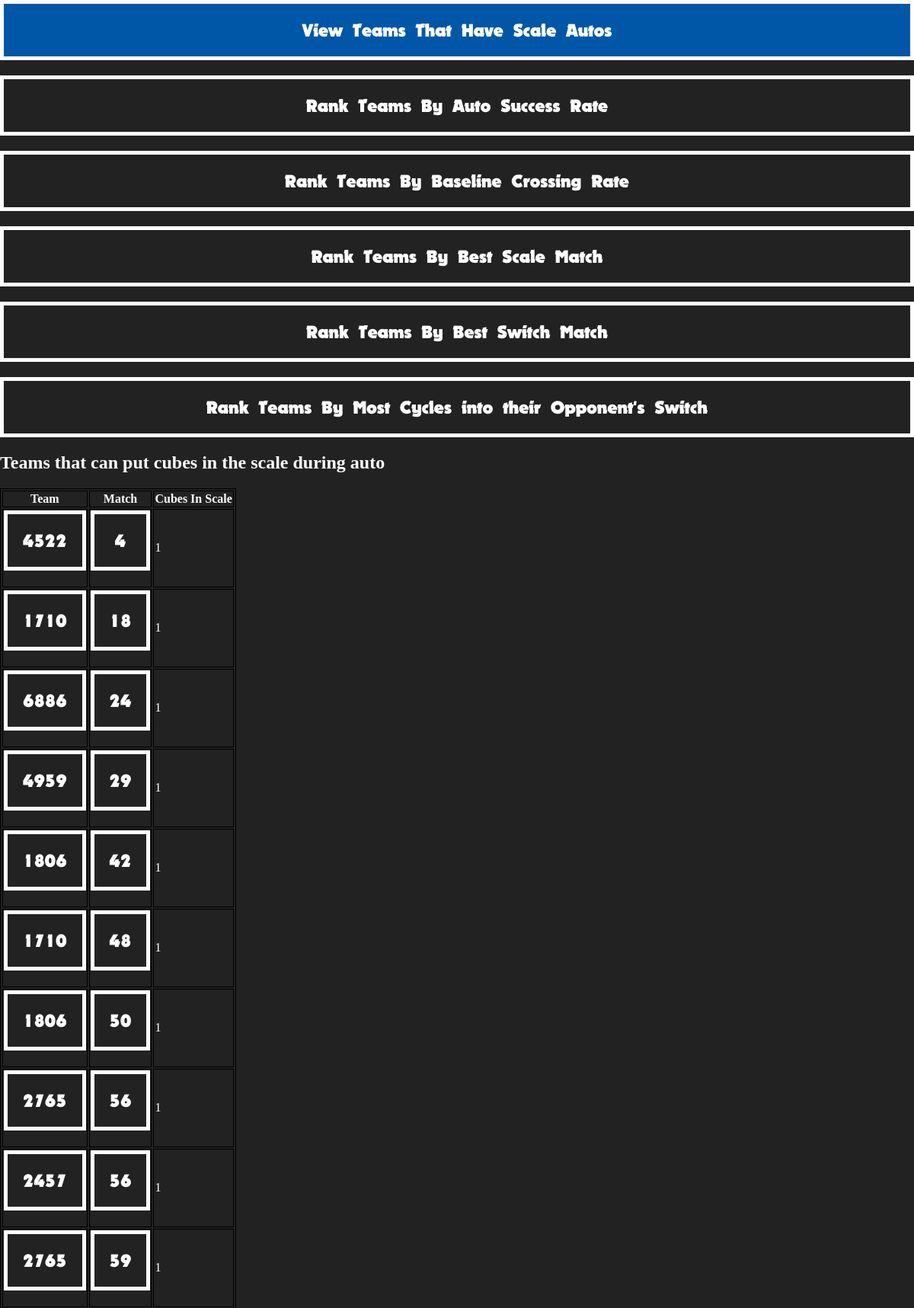
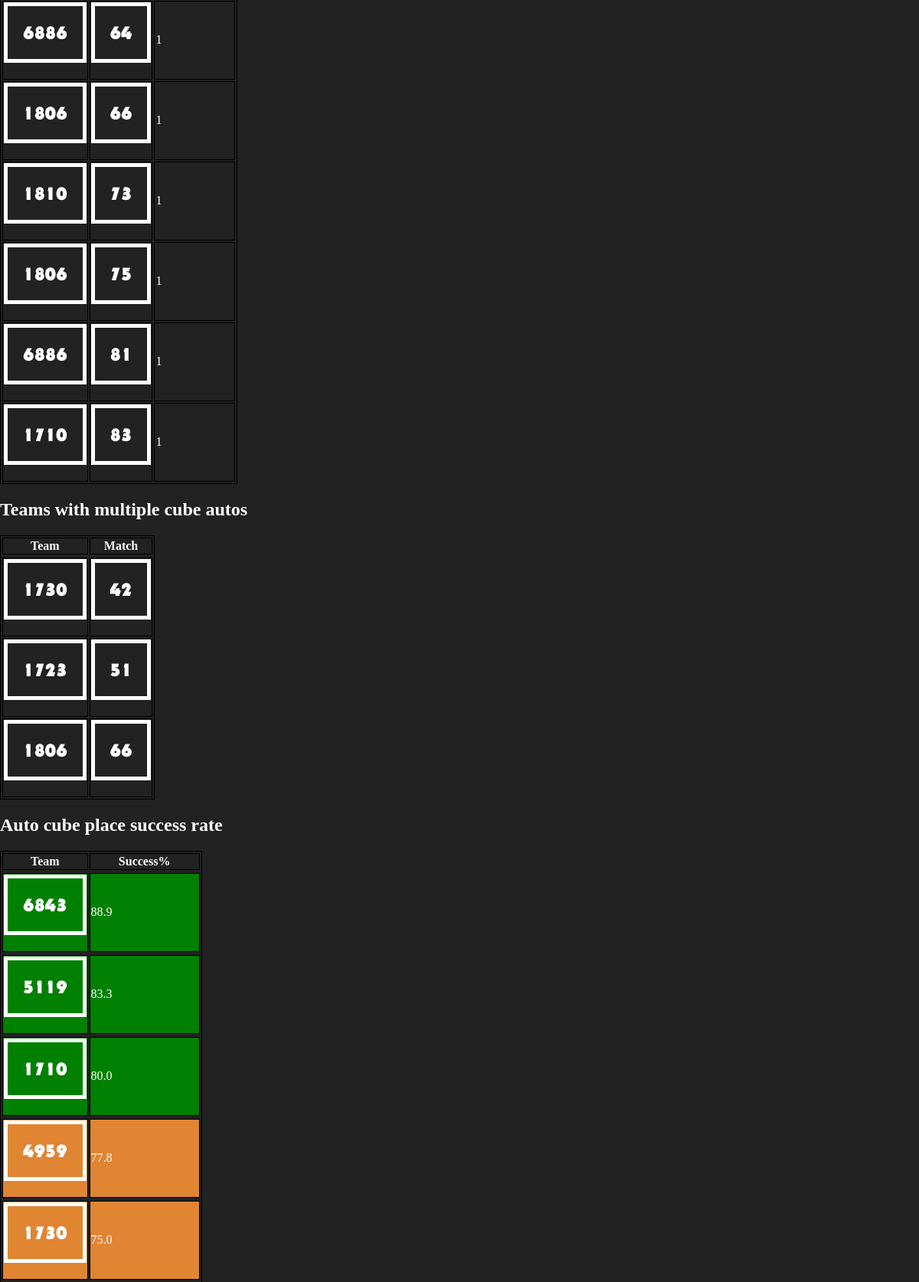
The app's page /scout/view_rank/ (upper part) with its own data (2 pictures, top to bottom).
### scoutapp2018/models.py (models this page shows, shortened)
class Auto(models.Model):
    match = models.IntegerField()
    team = models.IntegerField()
    baseline_crossed = models.BooleanField(default = False)
    starting_position = models.CharField(max_length=10000, choices=AUTO_START_CHOICES)
    cubes_in_switch = models.IntegerField()
    cubes_in_scale = models.IntegerField()
    cubes_in_vault = models.IntegerField()
    cubes_dropped = models.IntegerField()

### scoutapp2018/views.py (the view)
def view_rank(request):
    autos = Auto.objects.order_by('cubes_in_scale')
    autos_success = Auto.objects.order_by('team')
    cycles = CycleTime.objects.order_by('team')
    teams_with_cube_in_scale = []
    teams_with_multiple_cube_autos = []
    teams = []
    auto_success_percent = []
    baseline_cross_success = []
    teleop_best_scale_match = []
    teleop_best_switch_match = []
    teleop_best_switch_block_match = []
    for auto in autos:
    	if auto.cubes_in_scale > 0:
	    teams_with_cube_in_scale.append([str(auto.team),str(auto.cubes_in_scale),str(auto.match)])
    for auto in autos:
        if auto.cubes_in_scale > 1 or (auto.cubes_in_switch > 1) or (auto.cubes_in_switch > 0 and auto.cubes_in_scale > 0):
            teams_with_multiple_cube_autos.append([str(auto.team), str(auto.match)])
    last_team = 0
    for auto in autos_success:
        team = auto.team
        if team != last_team:
            teams.append(team)
        last_team = team
    for team in teams:
        team_autos = autos_success.filter(team=team)
        successful = 0
        total = 0
        for auto in team_autos:
            if auto.cubes_in_switch > 0 or auto.cubes_in_scale > 0:
                successful += 1
            total += 1
        if total > 0 and successful > 0:
            auto_success_percent.append([team, round((float(successful)/float(total)), 3) * 100])
    auto_success_percent = sorted(auto_success_percent, key=lambda l:l[1], reverse=True)
    for team in teams:
        team_autos = autos.filter(team=team)
        successful = 0
        total = 0
        for auto in team_autos:
            if auto.baseline_crossed == True:
                successful += 1
            total+=1
        if total > 0:
            baseline_cross_success.append([team, round((float(successful)/float(total)), 3) * 100])
    baseline_cross_success = sorted(baseline_cross_success, key=lambda l:l[1], reverse=True)
    for team in teams:
        matches_played_by_team = []
        scale_cycles_by_match = []
        team_scale_cycles = cycles.filter(team=team).filter(location="Scale")
        last_match = 0
        for cycle in team_scale_cycles:
            match = cycle.match
            if match != last_match:
                matches_played_by_team.append(match)
            last_match = cycle.match
        for match in matches_played_by_team:
            team_scale_cycles = len(cycles.filter(team=team).filter(location="Scale").filter(match=match))
            scale_cycles_by_match.append([team_scale_cycles, match])
        scale_cycles_by_match = sorted(scale_cycles_by_match, key=lambda l:l[0], reverse=True)
        if len(scale_cycles_by_match) > 0:
            teleop_best_scale_match.append([team, scale_cycles_by_match[0][1], scale_cycles_by_match[0][0]])
    teleop_best_scale_match = sorted(teleop_best_scale_match, key=lambda l:l[2], reverse=True)
    for team in teams:
        matches_played_by_team = []
        switch_cycles_by_match = []
        team_switch_cycles = cycles.filter(team=team).filter(location="Switch")
        last_match = 0
        for cycle in team_switch_cycles:
            match = cycle.match
            if match != last_match:
                matches_played_by_team.append(match)
            last_match = cycle.match
        for match in matches_played_by_team:
            team_switch_cycles = len(cycles.filter(team=team).filter(location="Switch").filter(match=match))
            switch_cycles_by_match.append([team_switch_cycles, match])
        switch_cycles_by_match = sorted(switch_cycles_by_match, key=lambda l:l[0], reverse=True)
        if len(switch_cycles_by_match) > 0:
            teleop_best_switch_match.append([team, switch_cycles_by_match[0][1], switch_cycles_by_match[0][0]])
    teleop_best_switch_match = sorted(teleop_best_switch_match, key=lambda l:l[2], reverse=True)
    for team in teams:
        matches_played_by_team = []
        switch_blocks_by_match = []
        opp_switch_cycles = cycles.filter(team=team).filter(location="Opp-Switch")
        last_match = 0
        for cycle in opp_switch_cycles:
            match = cycle.match
            if match != last_match:
                matches_played_by_team.append(match)
            last_match = cycle.match
        for match in matches_played_by_team:
            opp_switch_cycles = len(cycles.filter(team=team).filter(location="Opp-Switch").filter(match=match))
            switch_blocks_by_match.append([opp_switch_cycles, match])
        switch_blocks_by_match = sorted(switch_blocks_by_match, key=lambda l:l[0], reverse=True)
        if len(switch_blocks_by_match) > 0:
            teleop_best_switch_block_match.append([team, switch_blocks_by_match[0][1], switch_blocks_by_match[0][0]])
    teleop_best_switch_block_match = sorted(teleop_best_switch_block_match, key=lambda l:l[2], reverse=True)
    context = {'scale_auto': teams_with_cube_in_scale,
	 'mult_cube_autos': teams_with_multiple_cube_autos,
	 'auto_success_percent' : auto_success_percent,
     'baseline_success_percent' : baseline_cross_success,
     'best_scale_matches' : teleop_best_scale_match,
     'best_switch_matches' : teleop_best_switch_match,
     'best_switch_blocks' : teleop_best_switch_block_match}
    return render(request, "scoutapp2018/rank.html", context)

### scoutapp2018/templates/scoutapp2018/rank.html (shortened to what this page needs)
<!DOCTYPE html>
<html>
    <head>
        <link rel="stylesheet" type="text/css" href="../../static/scoutapp2018/style.css"><meta name="viewport" content="width=device-width, initial-scale=1.0">
    </head>
  <body>
  <div id="top">
    <a href="#auto_scale">View Teams That Have Scale Autos</a>
    <a href="#auto_success">Rank Teams By Auto Success Rate</a>
    <a href="#baseline_success">Rank Teams By Baseline Crossing Rate</a>
    <a href="#best_scale_match">Rank Teams By Best Scale Match</a>
    <a href="#best_switch_match">Rank Teams By Best Switch Match</a>
    <a href="#best_switch_blocks">Rank Teams By Most Cycles into their Opponent's Switch </a>
  </div>
	<h2 id="auto_scale">Teams that can put cubes in the scale during auto</h2>
	<table>
		<tr>
			<th>Team</th>
			<th>Match</th>
			<th>Cubes In Scale</th>
		</tr>
	{% for auto in scale_auto %}
		<tr>
			<td><a href="/scout/team/{{auto.0}}">{{auto.0}}</a></td>
			<td><a href="/scout/match/{{auto.2}}">{{auto.2}}</a></td>
			<td>{{auto.1}}</td>
		</tr>
	{% endfor %}
	</table>
	<h2>Teams with multiple cube autos</h2>
	<table>
		<tr>
			<th>Team</th>
			<th>Match</th>
		<tr>
	{% for auto in mult_cube_autos %}
		<tr>
			<td><a href="/scout/team/{{auto.0}}">{{auto.0}}</a></td>
			<td><a href="/scout/match/{{auto.1}}">{{auto.1}}</a></td>
		</tr>
	{% endfor %}
	</table>
  <h2 id="auto_success">Auto cube place success rate</h2>
	<table>
		<tr>
			<th>Team</th>
			<th>Success%</th>
		</tr>
	{% for perc in auto_success_percent %}
		<tr>
      {% if perc.1 >= 80 %}
      <tr style="background-color:green">
        <td><a href="/scout/team/{{perc.0}}">{{perc.0}}</a></td>
        <td>{{perc.1}}</td>
      </tr>
      {% elif perc.1 >= 50 and perc.1 < 80 %}
      <tr style="background-color:#e08531">
        <td><a href="/scout/team/{{perc.0}}">{{perc.0}}</a></td>
        <td>{{perc.1}}</td>
      </tr>
      {% else %}
      <tr style="background-color:red">
        <td><a href="/scout/team/{{perc.0}}">{{perc.0}}</a></td>
        <td>{{perc.1}}</td>
      </tr>
      {% endif %}
		</tr>
	{% endfor %}
	</table>
    </body>
</html>

### scoutapp2018/static/scoutapp2018/style.css (style rules this page uses)
table, th, td { border: 1px solid black; }
body { background-color: #222222; margin: 0; height: 100vh; width: 100vw; }
* { color: #fefefe; }
a { width: 100%; text-decoration: none; display: block; text-align: center; padding: 20px; box-sizing: border-box; font-family: Nougat; font-size: 1.5em; border: 5px #fefefe solid; margin-bottom: 20px; transition: .2s; }

### records on screen
Auto: team "4522", match "4", auto "1"
Auto: team "1710", match "18", auto "1"
Auto: team "6886", match "24", auto "1"
Auto: team "4959", match "29", auto "1"
Auto: team "1806", match "42", auto "1"
Auto: team "1710", match "48", auto "1"
Auto: team "1806", match "50", auto "1"
Auto: team "2765", match "56", auto "1"
Auto: team "2457", match "56", auto "1"
Auto: team "2765", match "59", auto "1"
Auto: team "6886", match "64", auto "1"
Auto: team "1806", match "66", auto "1"
Auto: team "1810", match "73", auto "1"
Auto: team "1806", match "75", auto "1"
Auto: team "6886", match "81", cubes_in_scale "1"
Auto: team "1710", match "83", auto "1"

### other values on screen
{{ auto.0 }} "1730" "1723" "1806"
{{ auto.1 }} "42" "51" "66"
{{ perc.0 }} "6843" "5119" "1710"
{{ perc.1 }} "88.9" "83.3" "80.0"
{{ perc.0 }} "4959" "1730"
{{ perc.1 }} "77.8" "75.0"
